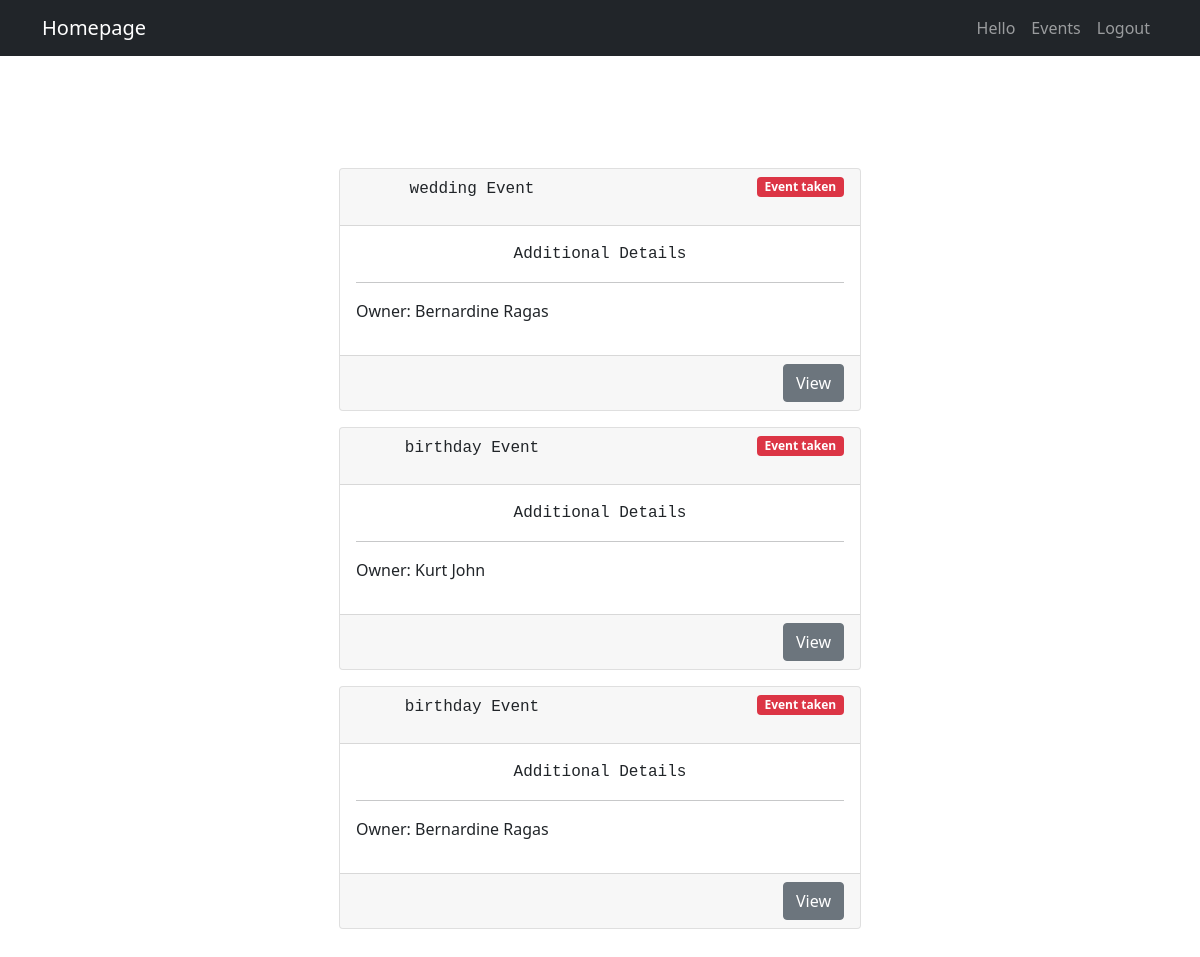
Page /organizer-views/dashboard.php on the committed database.
### tables this page shows
CREATE TABLE `events` (
  `id` int(11) NOT NULL,
  `name` varchar(255) NOT NULL,
  `user_id` int(11) NOT NULL,
  `organizer` int(11) DEFAULT '0',
  `type` varchar(255) NOT NULL,
  `location` varchar(255) DEFAULT NULL,
  `event_date` date DEFAULT NULL,
  `unique_id` varchar(255) DEFAULT NULL,
  `bundle` varchar(255) DEFAULT NULL,
  `price` varchar(255) DEFAULT NULL
);

CREATE TABLE `users` (
  `id` int(11) NOT NULL,
  `name` varchar(255) NOT NULL,
  `email` varchar(255) DEFAULT NULL,
  `contact` varchar(255) DEFAULT NULL,
  `location` varchar(255) DEFAULT NULL,
  `role` varchar(1) NOT NULL,
  `username` varchar(255) NOT NULL,
  `password` varchar(255) NOT NULL
);

### functions/admin-logic.php (called while the page is built, shortened)
<?php
function show($table_name){
    $conn = connect();
    $sql = "SELECT  * FROM $table_name ORDER BY id DESC";
    $result = $conn->query($sql);
    if($result->num_rows > 0){
       $rows = array();
       while($row  = $result->fetch_assoc()){
           $rows[] = $row;
       }
       return $rows;
    }else{
        return FALSE;
    }
}
function show_data($table_name,$pk,$id){
    $conn = connect();
    $sql = "SELECT * FROM $table_name WHERE $pk = '$id'";
    $result = $conn->query($sql);
    if($result == TRUE){
        return $result->fetch_assoc();
    }
}

### organizer-views/dashboard.php (the view, shortened to what this page needs)
<?php
include '../functions/admin-logic.php';
?>
<?php include 'navbar.php'; ?>
<div class="container my-5 p-5">
    <?php if (!empty(show('events'))) : ?>
        <?php foreach (show('events') as $row) : ?>
            <div class="card w-50 mx-auto mt-3 ">
                <div class="card-header">
                    <div class="row">
                        <div class="col">
                            <p class="font-monospace text-center"><?php echo $row['type'] ?> Event </p>
                        </div>
                        <div class="col">
                            <?php if ($row['organizer'] == $_SESSION['id']) :  ?>
                                <span class="badge bg-success float-end">You have taken this event</span>
                            <?php elseif ($row['organizer'] != 0) :  ?>
                                <span class="badge bg-danger float-end">Event taken</span>
                            <?php else : ?>
                                <span class="badge bg-primary float-end">Available!</span>
                            <?php endif; ?>
                        </div>
                    </div>
                </div>
                <div class="card-body">
                    <p class="font-monospace text-center">
                        Additional Details
                        <hr>
                        Owner: <?php echo show_data('users', 'id', $row['user_id'])['name'] ?>
                    </p>
                </div>
                <div class="card-footer text-end">
                    <a href="view-event.php?id=<?php echo $row['id'] ?>" class="btn btn-secondary">View</a>
                </div>
            </div>
        <?php endforeach; ?>
    <?php else : ?>
        <div class="alert alert-dark">No events available yet</div>
    <?php endif; ?>
</div>

### rows in the picture
events: type "wedding", organizer "Event taken", user.name "Bernardine Ragas"
events: type "birthday", organizer "Event taken", user.name "Kurt John"
events: type "birthday", organizer "Event taken", user.name "Bernardine Ragas"
